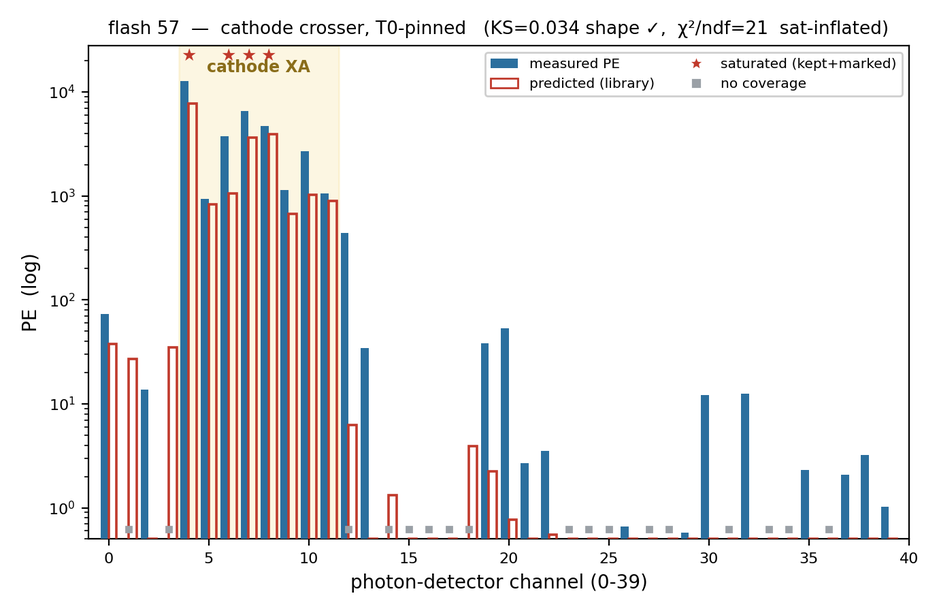
#> input picture pdvd/pics/clus_chain_src/qlmatch_pattern.png, 939 x 613 px, shrunk from 1380 x 900 before the run
$ python make_clus_chain_diagram.py
#> lines starting #> are read from the running program, lines starting #| are printed output that depends on the picture
### pdvd/pics/diagram_helpers.py
#!/usr/bin/env python3
"""Shared drawing helpers for the PDHD NF and SP algorithm diagrams.

16x9 "world" on a 19.2x10.8in figure => 1.2 in per world-unit on both axes,
so world units are physically square and placed inset images keep their aspect.
"""
import os
import numpy as np
from PIL import Image
import matplotlib
matplotlib.use("Agg")
import matplotlib.pyplot as plt
from matplotlib.patches import FancyBboxPatch, FancyArrowPatch, Circle

W, H = 16.0, 9.0
FIGIN = (19.2, 10.8)
INK = "#20242b"


class Canvas:
    def __init__(self):
        self.fig = plt.figure(figsize=FIGIN)
        self.fig.patch.set_facecolor("white")
        ov = self.fig.add_axes([0, 0, 1, 1])
        ov.set_xlim(0, W)
        ov.set_ylim(0, H)
        ov.axis("off")
        self.ov = ov

    # -- primitives --------------------------------------------------------
    def group_bg(self, x0, y0, w, h, ec, fc, label=None, lx=None, ly=None,
                 fs=13, alpha=0.9):
        self.ov.add_patch(FancyBboxPatch(
            (x0, y0), w, h, boxstyle="round,pad=0.02,rounding_size=0.16",
            linewidth=1.6, edgecolor=ec, facecolor=fc, alpha=alpha, zorder=1))
        if label:
            self.ov.text(lx if lx is not None else x0 + w / 2,
                         ly if ly is not None else y0 + h - 0.28, label,
                         ha="center", va="center", fontsize=fs,
                         fontweight="bold", color=ec, zorder=2)

    # [9 lines left out: function box, not called in this run]

    def algobox(self, cx, cy, w, h, title, bullets, fc, ec, tc=None,
                title_fs=12.5, bullet_fs=9.8, lw=2.0, dy=0.295):
        """Rounded box with a bold title band and bulleted sub-steps."""
        self.ov.add_patch(FancyBboxPatch(
            (cx - w / 2, cy - h / 2), w, h,
            boxstyle="round,pad=0.02,rounding_size=0.14",
            linewidth=lw, edgecolor=ec, facecolor=fc, zorder=5))
        self.ov.text(cx, cy + h / 2 - 0.27, title, ha="center", va="center",
                     fontsize=title_fs, fontweight="bold", color=tc or ec,
                     zorder=6)
        y = cy + h / 2 - 0.60
        for b in bullets:
            self.ov.text(cx - w / 2 + 0.22, y, b, ha="left", va="center",
                         fontsize=bullet_fs, color=INK, zorder=6)
            y -= dy

    def arrow(self, p0, p1, color, lw=2.6, ms=22, ls="-"):
        self.ov.add_patch(FancyArrowPatch(
            p0, p1, arrowstyle="-|>", mutation_scale=ms, linewidth=lw,
            color=color, linestyle=ls, shrinkA=2, shrinkB=2, zorder=4))

    def leader(self, p_from, p_to, color):
        self.ov.add_patch(FancyArrowPatch(
            p_from, p_to, arrowstyle="-", linewidth=1.4, color=color,
            alpha=0.85, linestyle=(0, (5, 3)), zorder=3))
        self.ov.add_patch(Circle(p_to, 0.055, color=color, zorder=6))

    # [5 lines left out: function title, not called in this run]

    def footer(self, text):
        self.ov.text(W / 2, 0.32, text, ha="center", va="center",
                     fontsize=9, color="#8a8a8a")

    # -- image inset -------------------------------------------------------
    def place_image(self, path, cx, wd, yb, caption, target, color, box=None,
                    cap_fs=11):
        im = Image.open(path).convert("RGB")
        if box:
            w, h = im.size
            l, t, r, b = box
            im = im.crop((int(l * w), int(t * h), int(r * w), int(b * h)))
        iw, ih = im.size
        hd = wd * ih / iw
        ax = self.fig.add_axes([(cx - wd / 2) / W, yb / H, wd / W, hd / H])
        ax.imshow(np.asarray(im))
        ax.set_xticks([])
        ax.set_yticks([])
        for s in ax.spines.values():
            s.set_edgecolor(color)
            s.set_linewidth(1.8)
        self.ov.text(cx, yb - 0.20, caption, ha="center", va="top",
                     fontsize=cap_fs, color=color, fontweight="bold")
        if target is not None:
            self.leader((cx, yb + hd + 0.04), target, color)
        return hd

    def save(self, out_base):
        self.fig.savefig(out_base + ".png", dpi=200, facecolor="white")
        self.fig.savefig(out_base + ".pdf", facecolor="white")
        print("wrote", out_base + ".png / .pdf")

### pdvd/pics/make_clus_chain_diagram.py
#!/usr/bin/env python3
"""ProtoDUNE-VD Wire-Cell 3-D clustering + charge-light (Q/L) matching diagram.

Wide 16:9 slide.  Two dataflow planes:
  - CHARGE / clustering (top spine): the 4-stage MultiAlgBlobClustering cascade
    per-face -> per-APA -> per-drift-group -> all-TPC, reading the live+dead
    imaging cluster tarballs.
  - LIGHT / Q-L (lower band): the separate light-reco job (bridged by an
    opflash archive) feeding the joint QLMatching node, which pins a cluster T0
    that flows up into the all-TPC stage (switch_scope -> x_t0cor).

Two data insets (clus_chain_src/, committed): the clustering result 3-D cloud
coloured by cluster, and one flash's measured-vs-predicted light pattern.
Traced from cfg/pgrapher/experiment/protodunevd/{clus,qlmatching,flash}.jsonnet
and pdvd/{wct-clustering,run_clus_evt,run_light_evt}.  Output:
pdvd/pics/pdvd_clus_ql_chain.{png,pdf}.
"""
import os
from matplotlib.patches import FancyBboxPatch, FancyArrowPatch
from diagram_helpers import Canvas, W, H, INK

HERE = os.path.dirname(os.path.abspath(__file__))
SRC = os.path.join(HERE, "clus_chain_src")
OUT = os.path.join(HERE, "pdvd_clus_ql_chain")

# palette
C_IN = "#5a6572"       # input / passthrough
C_CLUS = "#2f6db5"     # clustering stages (charge)
C_LIGHT = "#d3781f"    # light reco
C_QL = "#7b1fa2"       # QLMatching
C_T0 = "#c0392b"       # the T0 connector
C_OUT = "#2e7d4f"      # output / clustering result
BG_CLUS = "#e9f1fb"
BG_QL = "#f4ecf8"


def main():
    c = Canvas()
    ov = c.ov
    ov.text(W / 2, 8.66, "ProtoDUNE Vertical Drift — Wire-Cell 3-D "
            "Clustering  +  Charge–Light (Q/L) Matching Chain",
            ha="center", va="center", fontsize=22, fontweight="bold",
            color=INK)
    ov.text(W / 2, 8.22, "per-face → per-APA → per-drift-group → all-TPC "
            "clustering, with the joint QLMatching node pinning each cluster's "
            "drift T0", ha="center", va="center", fontsize=13.5, color="#444")

    # ================= CHARGE / clustering band =================
    c.group_bg(0.35, 6.18, 15.30, 1.80, C_CLUS, BG_CLUS,
               label="CHARGE   ·   3-D CLUSTERING   "
               "(MultiAlgBlobClustering cascade — live + dead blobs)",
               lx=5.55, ly=7.84, fs=12.5)

    cy = 7.00
    n_in = (1.92, cy)
    n_s1 = (4.78, cy)
    n_s2 = (7.28, cy)
    n_s3 = (10.15, cy)
    n_s4 = (13.42, cy)

    c.algobox(*n_in, 2.55, 1.50, "imaging clusters",
              ["ClusterFileSource ×8 anodes",
               "live (active) + dead (masked)",
               "→ PointTreeBuilding",
               "   (BlobSampler: live 3d, dead)"],
              "white", C_IN, tc=C_IN, title_fs=11.5, bullet_fs=8.6, dy=0.265)
    c.algobox(*n_s1, 2.45, 1.50, "① per-face  ×16",
              ["pointed · live/dead",
               "extend · regular ×2",
               "parallel_prolong · close",
               "extend_loop · connect1"],
              "white", C_CLUS, tc=C_CLUS, title_fs=11.5, bullet_fs=8.8,
              dy=0.265)
    c.algobox(*n_s2, 2.05, 1.50, "② per-APA  ×8",
              ["merge 2 faces",
               "deghost",
               "protect_overclustering"],
              "white", C_CLUS, tc=C_CLUS, title_fs=11.5, bullet_fs=8.8,
              dy=0.30)
    c.algobox(*n_s3, 3.28, 1.50, "③ per-drift-group  ×2",
              ["extend·regular×2·prolong·close·extend_loop",
               "separate — 3-D track split + recover",
               "connect1 · deghost · examine_x_boundary",
               "neutrino · isolated"],
              "white", C_CLUS, tc=C_CLUS, title_fs=11.5, bullet_fs=8.5,
              dy=0.265)
    c.algobox(*n_s4, 2.55, 1.50, "④ all-TPC  ×1",
              ["switch_scope → x_t0cor",
               "cathode_connect",
               "   (stitch cathode crossers)",
               "→ mabc-all-apa.zip"],
              "#eaf5ee", C_OUT, tc=C_OUT, title_fs=11.5, bullet_fs=8.6,
              dy=0.265)

    def rt(node, w):
        return (node[0] + w / 2, node[1])

    def lf(node, w):
        return (node[0] - w / 2, node[1])

    c.arrow(rt(n_in, 2.55), lf(n_s1, 2.45), C_IN)
    c.arrow(rt(n_s1, 2.45), lf(n_s2, 2.05), C_CLUS)
    c.arrow(rt(n_s2, 2.05), lf(n_s3, 3.28), C_CLUS)

    # ================= LIGHT / Q-L band =================
    c.group_bg(0.35, 3.46, 15.30, 2.06, C_QL, BG_QL,
               label="LIGHT RECO  (separate wire-cell job)      →      "
               "CHARGE–LIGHT  (Q/L)  MATCHING",
               lx=6.7, ly=5.38, fs=12.5)

    qy = 4.42
    n_lr = (2.55, qy)
    n_ql = (9.75, qy)

    c.algobox(*n_lr, 3.95, 1.52, "LIGHT RECO — separate job",
              ["OpDecon — deconv, detect_saturation",
               "OpHitFinder — flag_sat, coverage",
               "OpFlashFinder — minPE 25",
               "→ 40 photon-detector flashes"],
              "white", C_LIGHT, tc=C_LIGHT, title_fs=11.5, bullet_fs=8.7,
              dy=0.275)
    c.algobox(*n_ql, 5.35, 1.66, "QLMatching — joint LASSO Q/L fit  "
              "(shared_flash · both drift volumes)",
              ["bundles = cluster × flash  ·  containment / fiducial prefilter",
               "joint LASSO charge↔light fit  ·  χ² + KS-shape scoring",
               "xTPC crosser pin · consistency ladder · rescues · "
               "sat/cov keep-and-mark",
               "photon model: library 128 nm Ar · QtoL 0.094 · per-family eff"],
              "white", C_QL, tc=C_QL, title_fs=11.2, bullet_fs=8.7, dy=0.295)

    # archive bridge between the two jobs
    bx = (5.55, qy)
    ov.add_patch(FancyBboxPatch(
        (bx[0] - 0.62, bx[1] - 0.30), 1.24, 0.60,
        boxstyle="round,pad=0.02,rounding_size=0.10", linewidth=1.4,
        edgecolor=C_IN, facecolor="#eef1f5", zorder=5))
    ov.text(bx[0], bx[1], "opflash\n*.tar.gz", ha="center", va="center",
            fontsize=8.0, color=C_IN, zorder=6)
    c.arrow(rt(n_lr, 3.95), (bx[0] - 0.62, bx[1]), C_LIGHT)
    c.arrow((bx[0] + 0.62, bx[1]), lf(n_ql, 5.35), C_LIGHT)

    # charge clusters ③ -> QLMatching (down), T0-matched clusters -> ④ (up)
    ov.annotate("", xy=(n_ql[0] - 2.2, qy + 0.83),
                xytext=(n_s3[0] - 0.35, cy - 0.75),
                arrowprops=dict(arrowstyle="-|>", color=C_CLUS, lw=2.4,
                                shrinkA=2, shrinkB=2,
                                connectionstyle="arc3,rad=0.12"))
    ov.text(7.9, 5.82, "clusters, both sides", ha="center", fontsize=8.4,
            color=C_CLUS, style="italic")
    ov.annotate("", xy=(n_s4[0] - 0.35, cy - 0.75),
                xytext=(n_ql[0] + 2.2, qy + 0.83),
                arrowprops=dict(arrowstyle="-|>", color=C_T0, lw=2.6,
                                shrinkA=2, shrinkB=2,
                                connectionstyle="arc3,rad=0.12"))
    ov.text(12.95, 5.85, "cluster T0 → x_t0cor", ha="center", fontsize=8.6,
            color=C_T0, fontweight="bold")

    # mode note (empty mid-gap, under ①/②)
    ov.text(4.55, 5.86, "default do_qlmatch = on:  ③ → QLMatching → ④    "
            "(no-QL: ③ → ④ direct merge)", ha="center", va="center",
            fontsize=8.0, color="#6a6f78", style="italic")

    # ================= insets =================
    c.place_image(os.path.join(SRC, "qlmatch_pattern.png"), 5.15, 4.30, 0.55,
                  "Q/L light pattern — flash 57 (measured vs library-predicted)",
                  (7.35, 3.60), C_QL)
    c.place_image(os.path.join(SRC, "clus_event_3d.png"), 12.75, 3.30, 0.55,
                  "clustering result — clusters coloured  (evt 298567)",
                  (n_s4[0], 6.30), C_OUT)
#> call 2 of place_image, with cx = 12.75, wd = 3.3, yb = 0.55, target = (13.42, 6.3), color = '#2e7d4f', cap_fs = 11
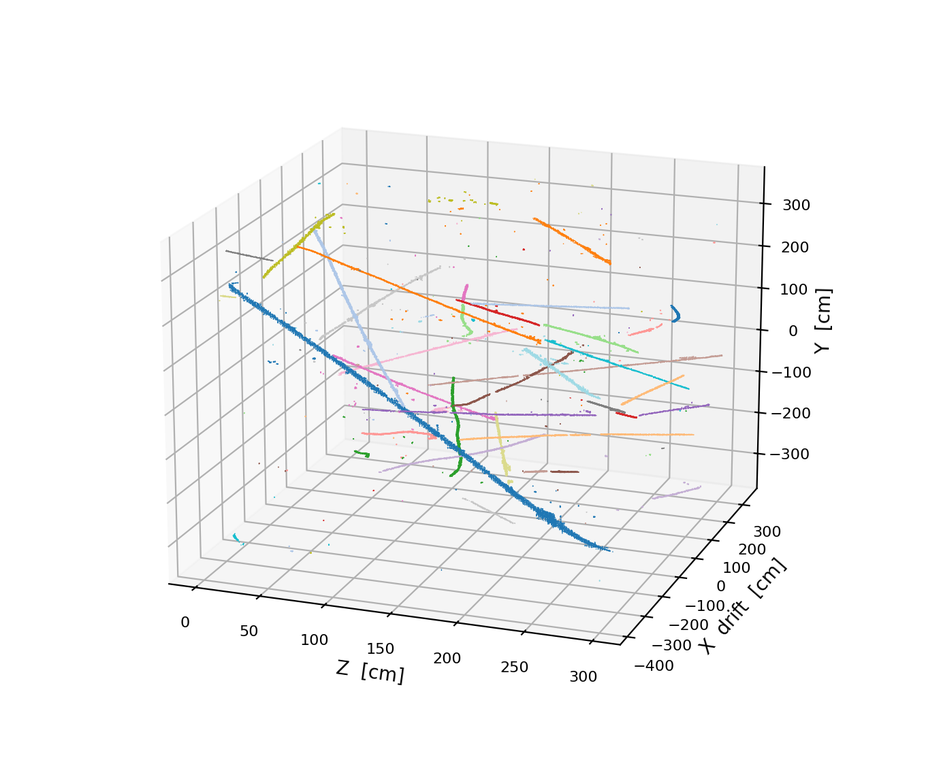
#> input picture pdvd/pics/clus_chain_src/clus_event_3d.png, 926 x 762 px, shrunk from 1360 x 1120 before the run

    # legend (bottom-left margin, clear of the left inset)
    lx, ly, dy = 0.55, 2.62, 0.315
    for i, (col, lab) in enumerate([
            (C_IN, "input / imaging"), (C_CLUS, "clustering"),
            (C_LIGHT, "light reco"), (C_QL, "Q/L matching"),
            (C_T0, "T0 → x_t0cor")]):
        ov.add_patch(FancyArrowPatch(
            (lx, ly - i * dy), (lx + 0.46, ly - i * dy), arrowstyle="-|>",
            mutation_scale=12, lw=2.3, color=col, zorder=6))
        ov.text(lx + 0.58, ly - i * dy, lab, va="center", fontsize=8.8,
                color=INK)

    ov.text(W / 2, 0.13,
            "Wire-Cell Toolkit  ·  cfg/pgrapher/experiment/protodunevd/"
            "{clus,qlmatching,flash}.jsonnet  ·  pdvd/{wct-clustering,"
            "run_clus_evt,run_light_evt}  ·  operating point ON via runner "
            "(jsonnet defaults byte-identical OFF)  ·  insets: run 039252 "
            "evt 298567 (keep round)", ha="center", va="center", fontsize=8.6,
            color="#8a8a8a")

    c.save(OUT)
#> in save, `self.fig.savefig(out_base + ".png", dpi=200, facecolor="white")`:
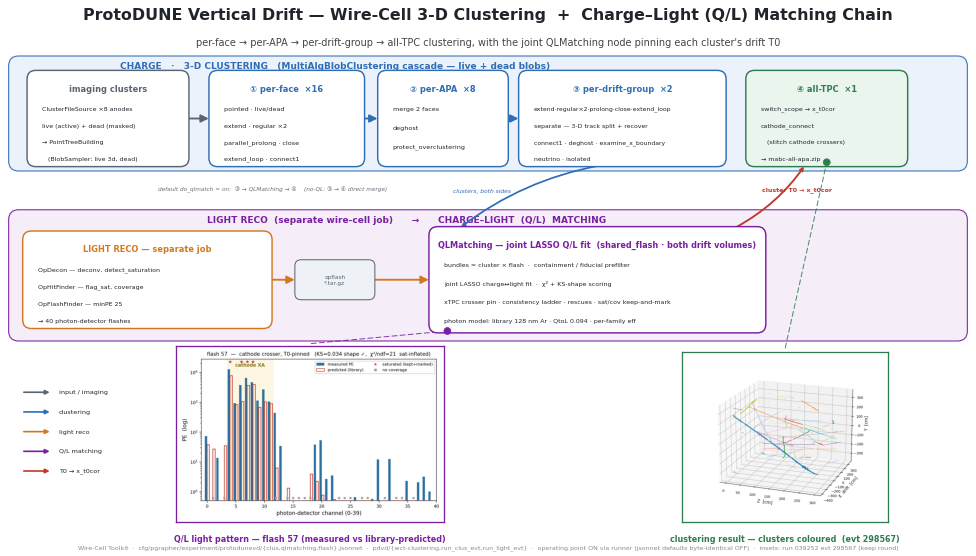
#> figure drawn by matplotlib, 3 panels


if __name__ == "__main__":
    main()
